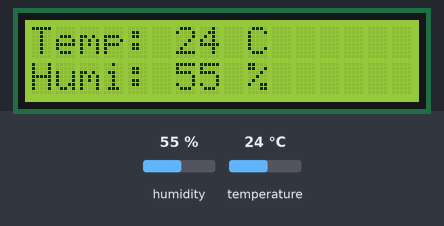
Bench run of a program on a simulated Raspberry Pi Pico running MicroPython. On the bench: 16×2 character LCD. Inputs (shaded band) come from the test bench; at power-on: humidity 55 %, temperature 24 °C. Library files of the repository ran but are not shown: I2C_LCD.py.

Above: at 2.2 s.
2.3 s: humidity set to 22 %
At 3.3 s:
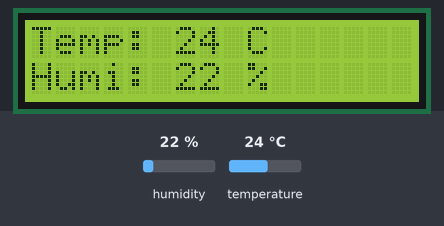
5.0 s: temperature set to 12 °C
At 6.5 s:
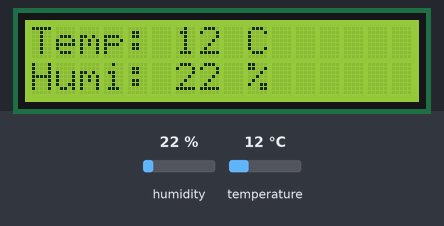
7.7 s: humidity set to 40 %
At 10.2 s:
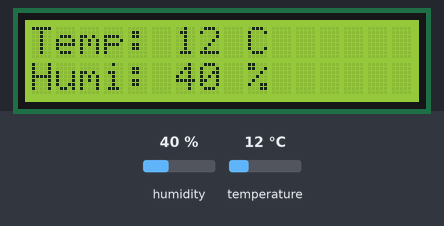
10.5 s: temperature set to 19 °C
At 12.2 s:
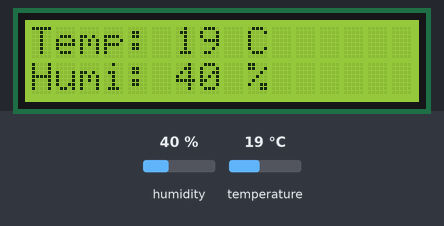
Timing chart, 0 to 13.7 s (numbered marks = the images above; inputs shaded):
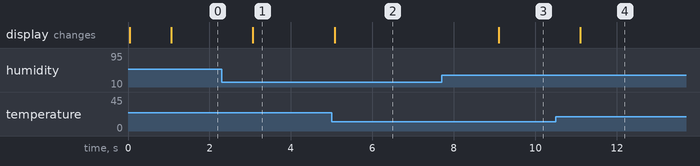

Measured:
- after the input at 2.3 s, the display: changes after 0.77 s (image 1)
- after the input at 5.0 s, the display: changes after 0.08 s (image 2)
- after the input at 7.7 s, the display: changes after 1.4 s (image 3)
- after the input at 10.5 s, the display: changes after 0.61 s (image 4)

The program:

25.2_Hygrothermograph.py
```python
import time
from machine import I2C, Pin
from I2C_LCD import I2CLcd
from dht11 import DHT11, InvalidChecksum

pin = Pin(5, Pin.OUT, Pin.PULL_DOWN)
dht = DHT11(pin)

i2c = I2C(1, sda=Pin(14), scl=Pin(15), freq=400000)
devices = i2c.scan()
lcd = I2CLcd(i2c, devices[0], 2, 16)
time.sleep(1)

try:
    while True:
        temp = int(dht.temperature)
        humi = int(dht.humidity)
        lcd.move_to(0, 0)
        lcd.putstr("Temp: ")
        lcd.putstr(str(temp))
        lcd.putstr(" C")
        lcd.move_to(0, 1)
        lcd.putstr("Humi: ")
        lcd.putstr(str(humi))
        lcd.putstr(" %")
        time.sleep(2)
except InvalidChecksum:
    print("DHT11 data error!")
```
